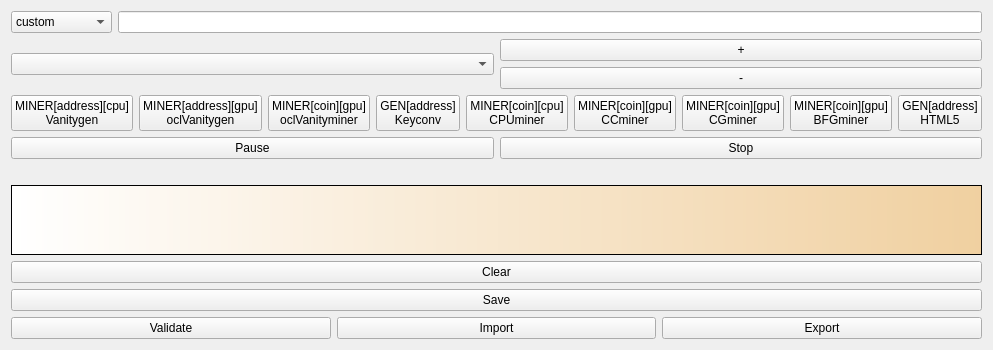
<?xml version="1.0" encoding="UTF-8"?>
<ui version="4.0">
	<class>VanitygenPlus</class>
	<widget class="QWidget" name="VanitygenPlus">
		<property name="geometry">
			<rect>
				<x>0</x>
				<y>0</y>
				<width>573</width>
				<height>342</height>
			</rect>
		</property>
		<property name="windowTitle">
			<string>Form</string>
		</property>
		<layout class="QVBoxLayout" name="QVBoxLayout_1">
			<item>
				<layout class="QHBoxLayout" name="QHBoxLayout_1">
					<item>
						<widget class="QComboBox" name="qcombobox_1">
							<property name="toolTip">
								<string>Choose from more than 90 cryptocurrencies or set your own parameters as select "custom" (2nd option)</string>
							</property>
							<item>
								<property name="text">
									<string>custom</string>
								</property>
							</item>
							<item>
								<property name="text">
									<string>ALC</string>
								</property>
							</item>
							<item>
								<property name="text">
									<string>ALCtest</string>
								</property>
							</item>
							<item>
								<property name="text">
									<string>BTC</string>
								</property>
							</item>
							<item>
								<property name="text">
									<string>BTCtest</string>
								</property>
							</item>
							<item>
								<property name="text">
									<string>BTCsw</string>
								</property>
							</item>
							<item>
								<property name="text">
									<string>42</string>
								</property>
							</item>
							<item>
								<property name="text">
									<string>AC</string>
								</property>
							</item>
							<item>
								<property name="text">
									<string>AIB</string>
								</property>
							</item>
							<item>
								<property name="text">
									<string>ANC</string>
								</property>
							</item>
							<item>
								<property name="text">
									<string>ARS</string>
								</property>
							</item>
							<item>
								<property name="text">
									<string>ATMOS</string>
								</property>
							</item>
							<item>
								<property name="text">
									<string>AUR</string>
								</property>
							</item>
							<item>
								<property name="text">
									<string>AXE</string>
								</property>
							</item>
							<item>
								<property name="text">
									<string>BLK</string>
								</property>
							</item>
							<item>
								<property name="text">
									<string>BQC</string>
								</property>
							</item>
							<item>
								<property name="text">
									<string>BTCD</string>
								</property>
							</item>
							<item>
								<property name="text">
									<string>CCC</string>
								</property>
							</item>
							<item>
								<property name="text">
									<string>CCN</string>
								</property>
							</item>
							<item>
								<property name="text">
									<string>CDN</string>
								</property>
							</item>
							<item>
								<property name="text">
									<string>CLAM</string>
								</property>
							</item>
							<item>
								<property name="text">
									<string>CNC</string>
								</property>
							</item>
							<item>
								<property name="text">
									<string>CNOTE</string>
								</property>
							</item>
							<item>
								<property name="text">
									<string>CON</string>
								</property>
							</item>
							<item>
								<property name="text">
									<string>CRW</string>
								</property>
							</item>
							<item>
								<property name="text">
									<string>DASH</string>
								</property>
							</item>
							<item>
								<property name="text">
									<string>DEEPONION</string>
								</property>
							</item>
							<item>
								<property name="text">
									<string>DGB</string>
								</property>
							</item>
							<item>
								<property name="text">
									<string>DGC</string>
								</property>
							</item>
							<item>
								<property name="text">
									<string>DMD</string>
								</property>
							</item>
							<item>
								<property name="text">
									<string>DOGED</string>
								</property>
							</item>
							<item>
								<property name="text">
									<string>DOGE</string>
								</property>
							</item>
							<item>
								<property name="text">
									<string>DOPE</string>
								</property>
							</item>
							<item>
								<property name="text">
									<string>DVC</string>
								</property>
							</item>
							<item>
								<property name="text">
									<string>EFL</string>
								</property>
							</item>
							<item>
								<property name="text">
									<string>EMC</string>
								</property>
							</item>
							<item>
								<property name="text">
									<string>EXCL</string>
								</property>
							</item>
							<item>
								<property name="text">
									<string>FAIR</string>
								</property>
							</item>
							<item>
								<property name="text">
									<string>FLOZ</string>
								</property>
							</item>
							<item>
								<property name="text">
									<string>FTC</string>
								</property>
							</item>
							<item>
								<property name="text">
									<string>GAME</string>
								</property>
							</item>
							<item>
								<property name="text">
									<string>GAP</string>
								</property>
							</item>
							<item>
								<property name="text">
									<string>GCR</string>
								</property>
							</item>
							<item>
								<property name="text">
									<string>GRC</string>
								</property>
							</item>
							<item>
								<property name="text">
									<string>GRLC</string>
								</property>
							</item>
							<item>
								<property name="text">
									<string>GRS</string>
								</property>
							</item>
							<item>
								<property name="text">
									<string>GUN</string>
								</property>
							</item>
							<item>
								<property name="text">
									<string>HAM</string>
								</property>
							</item>
							<item>
								<property name="text">
									<string>HBN</string>
								</property>
							</item>
							<item>
								<property name="text">
									<string>HODL</string>
								</property>
							</item>
							<item>
								<property name="text">
									<string>IXC</string>
								</property>
							</item>
							<item>
								<property name="text">
									<string>JBS</string>
								</property>
							</item>
							<item>
								<property name="text">
									<string>LBRY</string>
								</property>
							</item>
							<item>
								<property name="text">
									<string>LEAF</string>
								</property>
							</item>
							<item>
								<property name="text">
									<string>LTC</string>
								</property>
							</item>
							<item>
								<property name="text">
									<string>MMC</string>
								</property>
							</item>
							<item>
								<property name="text">
									<string>MONA</string>
								</property>
							</item>
							<item>
								<property name="text">
									<string>MUE</string>
								</property>
							</item>
							<item>
								<property name="text">
									<string>MYRIAD</string>
								</property>
							</item>
							<item>
								<property name="text">
									<string>MZC</string>
								</property>
							</item>
							<item>
								<property name="text">
									<string>NEET</string>
								</property>
							</item>
							<item>
								<property name="text">
									<string>NEOS</string>
								</property>
							</item>
							<item>
								<property name="text">
									<string>NLG</string>
								</property>
							</item>
							<item>
								<property name="text">
									<string>NMC</string>
								</property>
							</item>
							<item>
								<property name="text">
									<string>NVC</string>
								</property>
							</item>
							<item>
								<property name="text">
									<string>NYAN</string>
								</property>
							</item>
							<item>
								<property name="text">
									<string>OK</string>
								</property>
							</item>
							<item>
								<property name="text">
									<string>OMC</string>
								</property>
							</item>
							<item>
								<property name="text">
									<string>PIGGY</string>
								</property>
							</item>
							<item>
								<property name="text">
									<string>PINK</string>
								</property>
							</item>
							<item>
								<property name="text">
									<string>PIVX</string>
								</property>
							</item>
							<item>
								<property name="text">
									<string>PKB</string>
								</property>
							</item>
							<item>
								<property name="text">
									<string>PND</string>
								</property>
							</item>
							<item>
								<property name="text">
									<string>POT</string>
								</property>
							</item>
							<item>
								<property name="text">
									<string>PPC</string>
								</property>
							</item>
							<item>
								<property name="text">
									<string>PTC</string>
								</property>
							</item>
							<item>
								<property name="text">
									<string>PTS</string>
								</property>
							</item>
							<item>
								<property name="text">
									<string>QTUM</string>
								</property>
							</item>
							<item>
								<property name="text">
									<string>RBY</string>
								</property>
							</item>
							<item>
								<property name="text">
									<string>RDD</string>
								</property>
							</item>
							<item>
								<property name="text">
									<string>RIC</string>
								</property>
							</item>
							<item>
								<property name="text">
									<string>SCA</string>
								</property>
							</item>
							<item>
								<property name="text">
									<string>SDC</string>
								</property>
							</item>
							<item>
								<property name="text">
									<string>SKC</string>
								</property>
							</item>
							<item>
								<property name="text">
									<string>SPR</string>
								</property>
							</item>
							<item>
								<property name="text">
									<string>START</string>
								</property>
							</item>
							<item>
								<property name="text">
									<string>SXC</string>
								</property>
							</item>
							<item>
								<property name="text">
									<string>TPC</string>
								</property>
							</item>
							<item>
								<property name="text">
									<string>UIS</string>
								</property>
							</item>
							<item>
								<property name="text">
									<string>UNO</string>
								</property>
							</item>
							<item>
								<property name="text">
									<string>VIA</string>
								</property>
							</item>
							<item>
								<property name="text">
									<string>VPN</string>
								</property>
							</item>
							<item>
								<property name="text">
									<string>VTC</string>
								</property>
							</item>
							<item>
								<property name="text">
									<string>WDC</string>
								</property>
							</item>
							<item>
								<property name="text">
									<string>WKC</string>
								</property>
							</item>
							<item>
								<property name="text">
									<string>WUBS</string>
								</property>
							</item>
							<item>
								<property name="text">
									<string>XC</string>
								</property>
							</item>
							<item>
								<property name="text">
									<string>XPM</string>
								</property>
							</item>
							<item>
								<property name="text">
									<string>YAC</string>
								</property>
							</item>
							<item>
								<property name="text">
									<string>ZNY</string>
								</property>
							</item>
							<item>
								<property name="text">
									<string>ZOOM</string>
								</property>
							</item>
							<item>
								<property name="text">
									<string>ZRC</string>
								</property>
							</item>
						</widget>
					</item>
					<item>
						<widget class="QLineEdit" name="qlineedit_1">
							<property name="toolTip">
								<string>Your Pattern</string>
							</property>
							<property name="maxLength">
								<number>250</number>
							</property>
							<property name="text">
								<string></string>
							</property>
						</widget>
					</item>
				</layout>
			</item>
			<item>
				<layout class="QHBoxLayout" name="QHBoxLayout_2">
					<item>
						<widget class="QComboBox" name="qcombobox_2">
						</widget>
					</item>
					<item>
						<layout class="QVBoxLayout" name="QVBoxLayout_2">
							<item>
								<widget class="QPushButton" name="qpushbutton_11">
									<property name="toolTip">
										<string>Add permanent record</string>
									</property>
									<property name="text">
										<string>+</string>
									</property>
								</widget>
							</item>
							<item>
								<widget class="QPushButton" name="qpushbutton_12">
									<property name="toolTip">
										<string>Remove permanent record</string>
									</property>
									<property name="text">
										<string>-</string>
									</property>
								</widget>
							</item>
						</layout>
					</item>
				</layout>
			</item>
			<item>
				<layout class="QHBoxLayout" name="QHBoxLayout_3">
					<item>
						<widget class="QPushButton" name="qpushbutton_l">
							<property name="styleSheet">
								<string notr="true"/>
							</property>
							<property name="text">
								<string>MINER[address][cpu] 
Vanitygen</string>
							</property>
						</widget>
					</item>
					<item>
						<widget class="QPushButton" name="qpushbutton_2">
							<property name="styleSheet">
								<string notr="true"/>
							</property>
							<property name="text">
								<string>MINER[address][gpu] 
oclVanitygen</string>
							</property>
						</widget>
					</item>
					<item>
						<widget class="QPushButton" name="qpushbutton_3">
							<property name="styleSheet">
								<string notr="true"/>
							</property>
							<property name="text">
								<string>MINER[coin][gpu] 
oclVanityminer</string>
							</property>
						</widget>
					</item>
					<item>
						<widget class="QPushButton" name="qpushbutton_4">
							<property name="styleSheet">
								<string notr="true"/>
							</property>
							<property name="toolTip">
								<string>Generate different type of cryptocurrency addresses. Wallet creator/generator</string>
							</property>
							<property name="text">
								<string>GEN[address] 
Keyconv</string>
							</property>
						</widget>
					</item>
					<item>
						<widget class="QPushButton" name="qpushbutton_5">
							<property name="styleSheet">
								<string notr="true"/>
							</property>
							<property name="text">
								<string>MINER[coin][cpu] 
CPUminer</string>
							</property>
						</widget>
					</item>
					<item>
						<widget class="QPushButton" name="qpushbutton_6">
							<property name="styleSheet">
								<string notr="true"/>
							</property>
							<property name="text">
								<string>MINER[coin][gpu] 
CCminer</string>
							</property>
						</widget>
					</item>
					<item>
						<widget class="QPushButton" name="qpushbutton_14">
							<property name="styleSheet">
								<string notr="true"/>
							</property>
							<property name="text">
								<string>MINER[coin][gpu] 
CGminer</string>
							</property>
						</widget>
					</item>
					<item>
						<widget class="QPushButton" name="qpushbutton_15">
							<property name="styleSheet">
								<string notr="true"/>
							</property>
							<property name="text">
								<string>MINER[coin][gpu] 
BFGminer</string>
							</property>
						</widget>
					</item>
					<item>
						<widget class="QPushButton" name="qpushbutton_7">
							<property name="styleSheet">
								<string notr="true"/>
							</property>
							<property name="toolTip">
								<string>[WalletGenerator.net] Wallet creator/generator
Universal Paper wallet generator for Bitcoin and other cryptocurrencies.
SECURITY LEVELS:
1.Secure OS, free of keylogs,viruses,spyware,malware,trojans;
2.Unplug your Internet access while generating your wallet;
3.Choose clever and long Passphrase in Brain Wallet;
4.All-in-one html document, no ajax, no analytics, no external calls, no CDN that can inject anything;</string>
							</property>
							<property name="text">
								<string>GEN[address] 
HTML5</string>
							</property>
						</widget>
					</item>
				</layout>
			</item>
			<item>
				<layout class="QHBoxLayout" name="QHBoxLayout_4">
					<item>
						<widget class="QPushButton" name="qpushbutton_8">
							<property name="toolTip">
								<string>Pause/Resume current calculations. Note: sometimes, complete pausing needs minutes</string>
							</property>
							<property name="text">
								<string>Pause</string>
							</property>
						</widget>
					</item>
					<item>
						<widget class="QPushButton" name="qpushbutton_9">
							<property name="toolTip">
								<string>Terminate current calculations</string>
							</property>
							<property name="text">
								<string>Stop</string>
							</property>
						</widget>
					</item>
				</layout>
			</item>
			<item>
				<widget class="QLabel" name="qlabel_1">
					<property name="text">
						<string></string>
					</property>
				</widget>
			</item>
			<item>
				<layout class="QVBoxLayout" name="QVBoxLayout_3">
					<item>
						<widget class="QPlainTextEdit" name="qplaintextedit_1">
							<property name="styleSheet">
								<string notr="true">background-color: qlineargradient(x1: 1, y1: 0, x2: 0, y2: 0, stop:0 #F0D0A0, stop:1 #FFFFFF); color:#000000;spacing:0px;margin:0px</string>
							</property>
							<property name="font">
								<font>
									<pointsize>9</pointsize>
								</font>
							</property>
							<property name="readOnly">
								<bool>true</bool>
							</property>
							<property name="plainText">
								<string></string>
							</property>
						</widget>
					</item>
					<item>
						<widget class="QPushButton" name="qpushbutton_10">
							<property name="text">
								<string>Clear</string>
							</property>
						</widget>
					</item>
					<item>
						<widget class="QPushButton" name="qpushbutton_13">
							<property name="text">
								<string>Save</string>
							</property>
						</widget>
					</item>
					<item>
						<layout class="QHBoxLayout" name="QHBoxLayout_5">
							<item>
								<widget class="QPushButton" name="qpushbutton_16">
									<property name="toolTip">
										<string>Show information about [angelcoinaddress] or somethimes for [bitcoinaddress]</string>
									</property>
									<property name="text">
										<string>Validate</string>
									</property>
								</widget>
							</item>
							<item>
								<widget class="QPushButton" name="qpushbutton_17">
									<property name="toolTip">
										<string>Import privkey
NORMAL WALLET:
Write only the private key into the textbox!
ENCRYPTED WALLET:
Write password and private key into the textbox and separate them with one space char (empty symbol)!</string>
									</property>
									<property name="text">
										<string>Import</string>
									</property>
								</widget>
							</item>
							<item>
								<widget class="QPushButton" name="qpushbutton_18">
									<property name="toolTip">
										<string>Export privkey
NORMAL WALLET:
Write only the address into the textbox!
ENCRYPTED WALLET:
Write password and address into the textbox and separate them with one space char (empty symbol)!</string>
									</property>
									<property name="text">
										<string>Export</string>
									</property>
								</widget>
							</item>
						</layout>		
					</item>
				</layout>
			</item>
		</layout>
	</widget>
	<resources/>
	<connections/>
</ui>
